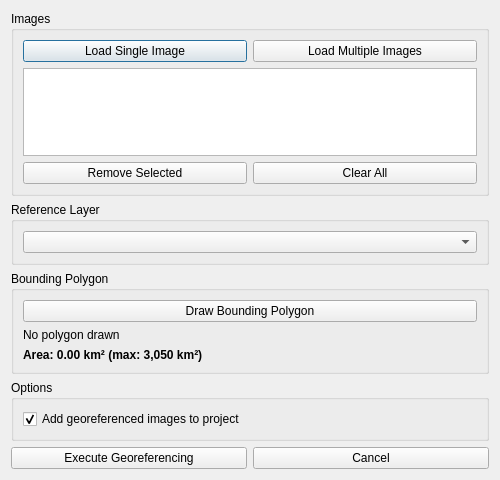
<?xml version="1.0" encoding="UTF-8"?>
<ui version="4.0">
 <class>GeorefAutoDialog</class>
 <widget class="QDialog" name="GeorefAutoDialog">
  <property name="geometry">
   <rect>
    <x>0</x>
    <y>0</y>
    <width>500</width>
    <height>480</height>
   </rect>
  </property>
  <property name="windowTitle">
   <string>Automatic Georeferencing</string>
  </property>
  <layout class="QVBoxLayout" name="verticalLayout">
   <item>
    <widget class="QGroupBox" name="groupBoxImages">
     <property name="title">
      <string>Images</string>
     </property>
     <layout class="QVBoxLayout" name="verticalLayout_2">
      <item>
       <layout class="QHBoxLayout" name="horizontalLayout">
        <item>
         <widget class="QPushButton" name="btnLoadSingleImage">
          <property name="text">
           <string>Load Single Image</string>
          </property>
         </widget>
        </item>
        <item>
         <widget class="QPushButton" name="btnLoadMultipleImages">
          <property name="text">
           <string>Load Multiple Images</string>
          </property>
         </widget>
        </item>
       </layout>
      </item>
      <item>
       <widget class="QListWidget" name="listImages">
        <property name="selectionMode">
         <enum>QAbstractItemView::ExtendedSelection</enum>
        </property>
       </widget>
      </item>
      <item>
       <layout class="QHBoxLayout" name="horizontalLayout_2">
        <item>
         <widget class="QPushButton" name="btnRemoveImage">
          <property name="text">
           <string>Remove Selected</string>
          </property>
         </widget>
        </item>
        <item>
         <widget class="QPushButton" name="btnClearImages">
          <property name="text">
           <string>Clear All</string>
          </property>
         </widget>
        </item>
       </layout>
      </item>
     </layout>
    </widget>
   </item>
   <item>
    <widget class="QGroupBox" name="groupBoxReference">
     <property name="title">
      <string>Reference Layer</string>
     </property>
     <layout class="QVBoxLayout" name="verticalLayout_3">
      <item>
       <widget class="QComboBox" name="comboReferenceLayer"/>
      </item>
     </layout>
    </widget>
   </item>
   <item>
    <widget class="QGroupBox" name="groupBoxPolygon">
     <property name="title">
      <string>Bounding Polygon</string>
     </property>
     <layout class="QVBoxLayout" name="verticalLayout_4">
      <item>
       <widget class="QPushButton" name="btnDrawPolygon">
        <property name="text">
         <string>Draw Bounding Polygon</string>
        </property>
       </widget>
      </item>
      <item>
       <widget class="QLabel" name="labelPolygonStatus">
        <property name="text">
         <string>No polygon drawn</string>
        </property>
       </widget>
      </item>
      <item>
       <widget class="QLabel" name="labelPolygonArea">
        <property name="text">
         <string>Area: 0.00 km² (max: 3,050 km²)</string>
        </property>
        <property name="styleSheet">
         <string>font-weight: bold;</string>
        </property>
       </widget>
      </item>
     </layout>
    </widget>
   </item>
   <item>
    <widget class="QGroupBox" name="groupBoxOptions">
     <property name="title">
      <string>Options</string>
     </property>
     <layout class="QVBoxLayout" name="verticalLayout_5">
      <item>
       <widget class="QCheckBox" name="checkBoxAddToProject">
        <property name="text">
         <string>Add georeferenced images to project</string>
        </property>
        <property name="checked">
         <bool>true</bool>
        </property>
       </widget>
      </item>
     </layout>
    </widget>
   </item>
   <item>
    <layout class="QHBoxLayout" name="horizontalLayout_3">
     <item>
      <widget class="QPushButton" name="btnGeoreference">
       <property name="text">
        <string>Execute Georeferencing</string>
       </property>
      </widget>
     </item>
     <item>
      <widget class="QPushButton" name="btnCancel">
       <property name="text">
        <string>Cancel</string>
       </property>
      </widget>
     </item>
    </layout>
   </item>
  </layout>
 </widget>
 <resources/>
 <connections/>
</ui>
